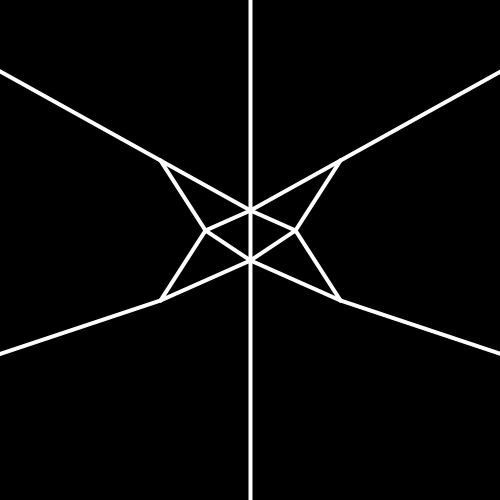
Frame 1 (no input)
Frame 60 (the mouse pressed at the canvas centre just before this capture): identical to frame 1, image omitted
Frame 120 (the mouse held since frame 60 and released just before this capture): identical to frame 1, image omitted

The Processing sketch that drew this single still picture (run headless with seeded random() and noise(); from frame 60 on, the mouse is pressed at the canvas centre):

// Processing sketch: processing_56942
// ── processing_56942.pde

int h;
int h1;
int w;
int x;
int y;
 
void setup (){
  size(500,500);
  h=70;
  h1=50;
  w=45;
  x=160;
  y=160;
  }
 
void draw (){
  background(0);
  stroke (255);
  strokeWeight (4);
  line (x,y,x+w,y+h);
  line (x+w,y+h,x,y+h*2);
  line (x,y+h*2,x+w*2,y+h1*2);
  line (x+w*2,y+h1*2,x+w*4,y+h*2);
  line (x+w*4,y+h*2,x+w*3,y+h);
  line (x+w*3,y+h,x+w*4,y);
  line (x+w*4,y,x+w*2,y+h1);
  line (x+w*2,y+h1,x,y);
 
   
 line (x+w,y+h,x+w*2,y+h1);
 line (x+w*2,y+h1,x+w*3,y+h);
 line (x+w*3,y+h,x+w*2,y+h1*2);
 line (x+w,y+h,x+w*2,y+h1*2);
  

  
 line (x+w*2,y-h*3,x+w*2,y+h*6);
 
 
 line (x,y,x-w*4,y-h1*2);
 line (x+w*4,y,x+w*8,y-h1*2);
 line (x,y+h*2,x-w*4,y+h1*4);
 line (x+w*4,y+h*2,x+w*8,y+h1*4);
 
 
 
}
